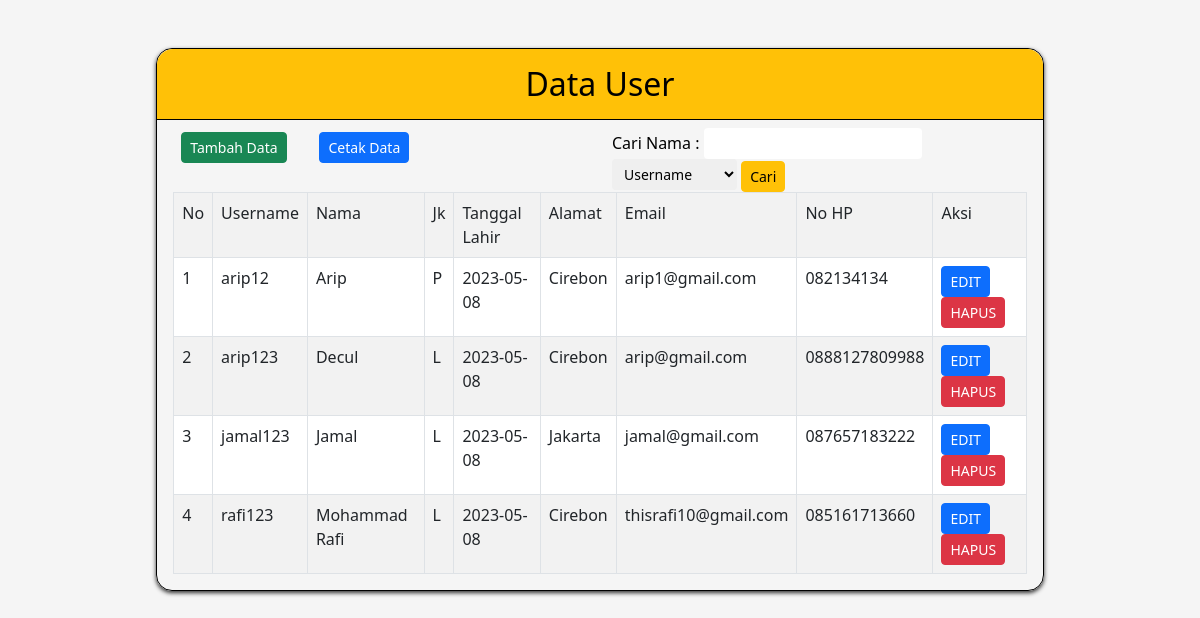
The page / on the database its author committed.
### tables this page shows
CREATE TABLE `user` (
  `username` varchar(20) NOT NULL,
  `nama` varchar(60) NOT NULL,
  `jk` varchar(2) NOT NULL,
  `ttl` date NOT NULL DEFAULT current_timestamp(),
  `alamat` text NOT NULL,
  `email` varchar(100) NOT NULL,
  `no_hp` varchar(13) NOT NULL
);

### index.php (the view, shortened to what this page needs)
<!DOCTYPE html>
<html lang="en">
<head>
    <link href="https://cdn.jsdelivr.net/npm/bootstrap@5.3.0-alpha1/dist/css/bootstrap.min.css" rel="stylesheet">
    <link rel="stylesheet" href="style.css?version=1">
</head>
<body>
    <div class="wrapper">
            <div class="tb">
                <h2 class="bg-warning text-center py-3">Data User</h2>
                <div class="mx-3">
                <div class="row">
                    <div class="col-2">
                        <a href="tambahdata.php" class="btn btn-sm btn-success ms-2 mt-1 mb-3">Tambah Data</a>
                    </div>
                    <div class="col-4">
                        <a href="cetak.php" target="_blank" class="btn btn-sm btn-primary mt-1 mb-3">Cetak Data</a>
                    </div>
                    <div class="col-6">
                      <form action="index.php" method="get">
                        <label>Cari Nama :</label>
                        <input type="text" class="form-control-sm" name="cari">
                        <select name="berdasarkan" class="form-control-sm" id="">
                            <option value="username">Username</option>
                        </select>
                        <input type="submit" class="btn btn-sm btn-warning" value="Cari">
                    </form>
                    </div>
                </div>
                <table class="my-tb table table-striped table-hover table-bordered py-2" id="myTable" border="1">
                    <tr>
                        <td>No</td>
                        <td>Username</td>
                        <td>Nama</td>
                        <td>Jk</td>
                        <td>Tanggal Lahir</td>
                        <td>Alamat</td>
                        <td>Email</td>
                        <td>No HP</td>
                        <td>Aksi</td>
                    </tr>
                    <?php
		include 'koneksi.php';
	if(isset($_GET['cari'])){
		$cari = $_GET['cari'];
        $berdasarkan = $_GET['berdasarkan'];
		$data = mysqli_query($conn,"select * from user where ".$berdasarkan." like '%".$cari."%'");
	}else{
        if (empty($_GET['cari'])) {
            $data = mysqli_query($conn,"select * from user");
        }
	}
	$no = 1;
	while($d = mysqli_fetch_array($data)){
	?>
			<tr>
				<td><?php echo $no++; ?></td>
				<td><?php echo $d['username']; ?></td>
				<td><?php echo $d['nama']; ?></td>
				<td><?php echo $d['jk']; ?></td>
				<td><?php echo $d['ttl']; ?></td>
				<td><?php echo $d['alamat']; ?></td>
				<td><?php echo $d['email']; ?></td>
				<td><?php echo $d['no_hp']; ?></td>
				<td>
					<a class="btn btn-sm btn-primary" href="edit-data.php?username=<?php echo $d['username']; ?>">EDIT</a>
					<a class="btn btn-sm btn-danger"  href="aksi-hapus.php?username=<?php echo $d['username']; ?>" onclick="return confirm('Yakin Hapus?')">HAPUS</a>
				</td>
			</tr>
			<?php
		}
		?>
                </table>
                </div>
            </div>
        </div>
</body>
</html>

### style.css (style rules this page uses)
* { margin: 0; padding: 0; box-sizing: border-box; outline: none; border: 0; text-decoration: none; color: black; scroll-behavior: smooth; }
body { background-color: whitesmoke; scroll-behavior: smooth; }
.wrapper { margin: 0px 7%; top: 0; }
.tb { margin:3rem 7%; border: 0.7px solid black; border-radius: 1rem; box-shadow: 0px 2px 4px rgb(49, 49, 49); }
.tb h2 { border-bottom: 0.7px solid black; border-top-right-radius: 1rem; border-top-left-radius: 1rem; }
.my-tb { padding: 0px 7%; }
a { text-decoration: none; color: #ffff; }

### rows shown on the page
user: username "arip12", nama "Arip", jk "P", ttl "2023-05-08", alamat "Cirebon", email "arip1@gmail.com", no_hp "082134134"
user: username "arip123", nama "Decul", jk "L", ttl "2023-05-08", alamat "Cirebon", email "arip@gmail.com", no_hp "0888127809988"
user: username "jamal123", nama "Jamal", jk "L", ttl "2023-05-08", alamat "Jakarta", email "jamal@gmail.com", no_hp "087657183222"
user: username "rafi123", nama "Mohammad Rafi", jk "L", ttl "2023-05-08", alamat "Cirebon", email "thisrafi10@gmail.com", no_hp "085161713660"
